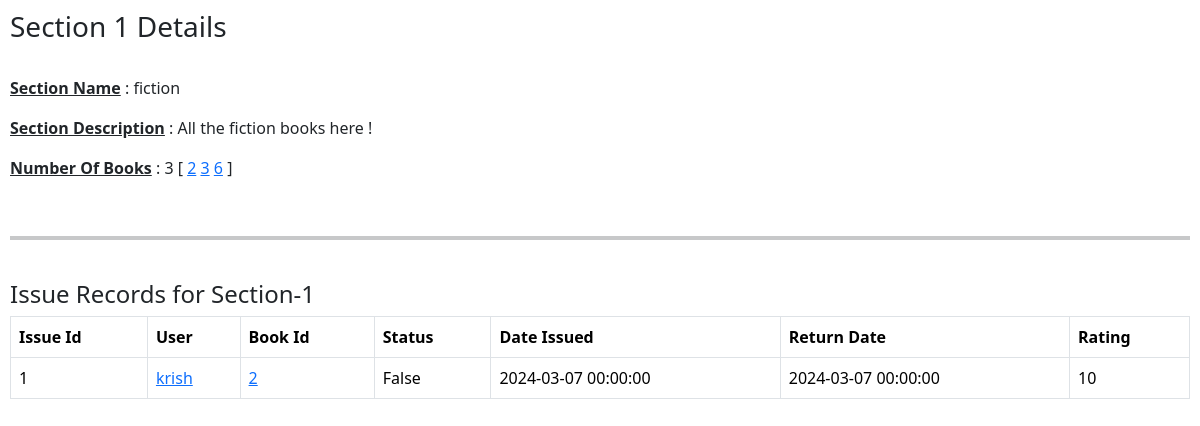
/section/1 (signed in), run on an earlier commit of the app's database.
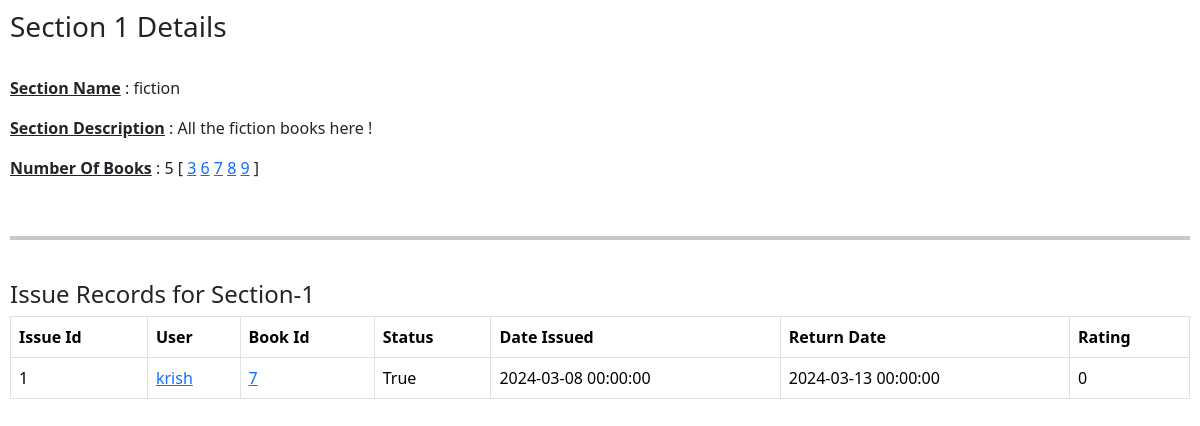
And on a later commit of the database.
### library/models.py (models this page shows, shortened)
class Book(db.Model):
    __tablename__ = "BOOK"
    id = db.Column(db.Integer, primary_key=True, autoincrement=True)
    name = db.Column(db.String(100), nullable=False)
    author = db.Column(db.String(100), nullable=False)
    content = db.Column(db.Text, nullable=False)
    section_id = db.Column(db.Integer, db.ForeignKey('SECTION.id'), nullable=False)
    issues = db.Relationship('Issue', backref="book_issues", cascade="all, delete")

class Issue(db.Model):
    __tablename__ = "ISSUE"
    id = db.Column(db.Integer, primary_key=True, autoincrement=True)
    rating = db.Column(db.Integer, default=0)
    active_status = db.Column(db.Boolean, default=False)
    user_id = db.Column(db.Integer, db.ForeignKey('USER.id'), nullable=False)
    book_id = db.Column(db.Integer, db.ForeignKey('BOOK.id'), nullable=False)
    date_issued = db.Column(db.DateTime, nullable=False)
    return_date = db.Column(db.DateTime, nullable=False)

class User(db.Model):
    __tablename__ = "USER"
    id = db.Column(db.Integer, primary_key=True, autoincrement=True)
    username = db.Column(db.String(20), nullable=False, unique=True)
    email = db.Column(db.String(120), nullable=False, unique=True)
    password = db.Column(db.String(120), nullable=False)
    is_admin = db.Column(db.Boolean, default=False)
    issues = db.Relationship('Issue', backref="user_issues", cascade="all, delete")

### library/routes.py (the view)
@app.route("/section/<id>")
def section_get(id):
    if session.get("username") is None:
        return render_template("no_login.html")
    section = models.Section.query.get(id)
    if section is None:
        data = {
            "type": "Section"
        }
        return render_template("not_found.html", data=data)
    issue_records = models.Issue.query.filter(
        models.Book.section_id == id).all()
    data = {
        "section": section,
        "issue_records": [modify_the_issue_record(ir) for ir in issue_records]
    }
    return render_template("section_get.html", data=data)

### library/routes.py (called while the page is built)
def modify_the_issue_record(issue_record):
    b = models.Book.query.get(issue_record.book_id)
    s = models.Section.query.get(b.section_id)
    u = models.User.query.get(issue_record.user_id)
    modified_issue_record = {
        "issue_id": issue_record.id,
        "book_id": b.id,
        "user_id": u.id,
        "username": u.username,
        "name": b.name,
        "author": b.author,
        "content": b.content,
        "section_name": s.name,
        "date_issued": issue_record.date_issued,
        "status": issue_record.active_status,
        "rating": issue_record.rating,
        "return_date": issue_record.return_date
    }
    return modified_issue_record

### library/templates/section_get.html (shortened to what this page needs)
<!DOCTYPE html>
<html lang="en">
  <head>
    <link
      href="https://cdn.jsdelivr.net/npm/bootstrap@5.3.3/dist/css/bootstrap.min.css"
      rel="stylesheet"
    />
  </head>
  <body>
    <h3>Section {{data["section"].id}} Details</h3>
    <br />
    <p>
      <strong><u>Section Name</u></strong> : {{ data["section"].name }}
    </p>
    <p>
      <strong><u>Section Description</u></strong> : {{
      data["section"].description }}
    </p>
    {% if data["section"].books | length > 0 %}
    <p>
      <strong><u>Number Of Books</u></strong> :
      <span>{{ data["section"].books | length }} [</span>
      {% for b in data["section"].books %}
      <a href="/book/{{b.id}}">{{b.id}}</a>
      {% endfor %}
      <span> ]</span>
    </p>
    {% else %}
    <p>
      <strong><u>Number Of Books</u></strong> : 0
    </p>
    {% endif %}
    <br />
    <hr class="border-4" />
    <br />
    <h4>Issue Records for Section-{{ data["section"].id }}</h4>
    {% if data['issue_records'] | length == 0 %}
    <p>No Issue Records for this book</p>
    {% else %}
    <table class="table table-bordered table-hover">
      <tr>
        <th>Issue Id</th>
        <th>User</th>
        <th>Book Id</th>
        <th>Status</th>
        <th>Date Issued</th>
        <th>Return Date</th>
        <th>Rating</th>
      </tr>
      {% for ir in data['issue_records'] %}
      <tr>
        <td>{{ ir.issue_id }}</td>
        <td><a href="/user/{{ ir.user_id }}">{{ ir.username }}</a></td>
        <td><a href="/book/{{ ir.book_id }}">{{ ir.book_id }}</a></td>
        <td>{{ ir.status }}</td>
        <td>{{ ir.date_issued }}</td>
        <td>{{ ir.return_date }}</td>
        <td>{{ ir.rating }}</td>
      </tr>
      {% endfor %}
    </table>
    {% endif %}
  </body>
</html>

What changed in the data, as far as the page shows it:
removed Book: id "2"
added Book: id "7"
added Book: id "8"
added Book: id "9"
changed Issue "krish": book_id "2" → "7"; status "False" → "True"; date_issued "2024-03-07 00:00:00" → "2024-03-08 00:00:00"; return_date "2024-03-07 00:00:00" → "2024-03-13 00:00:00"; rating "10" → "0"
Also different on the page:
{{ data["section"].books | length }}: "3" → "5"
